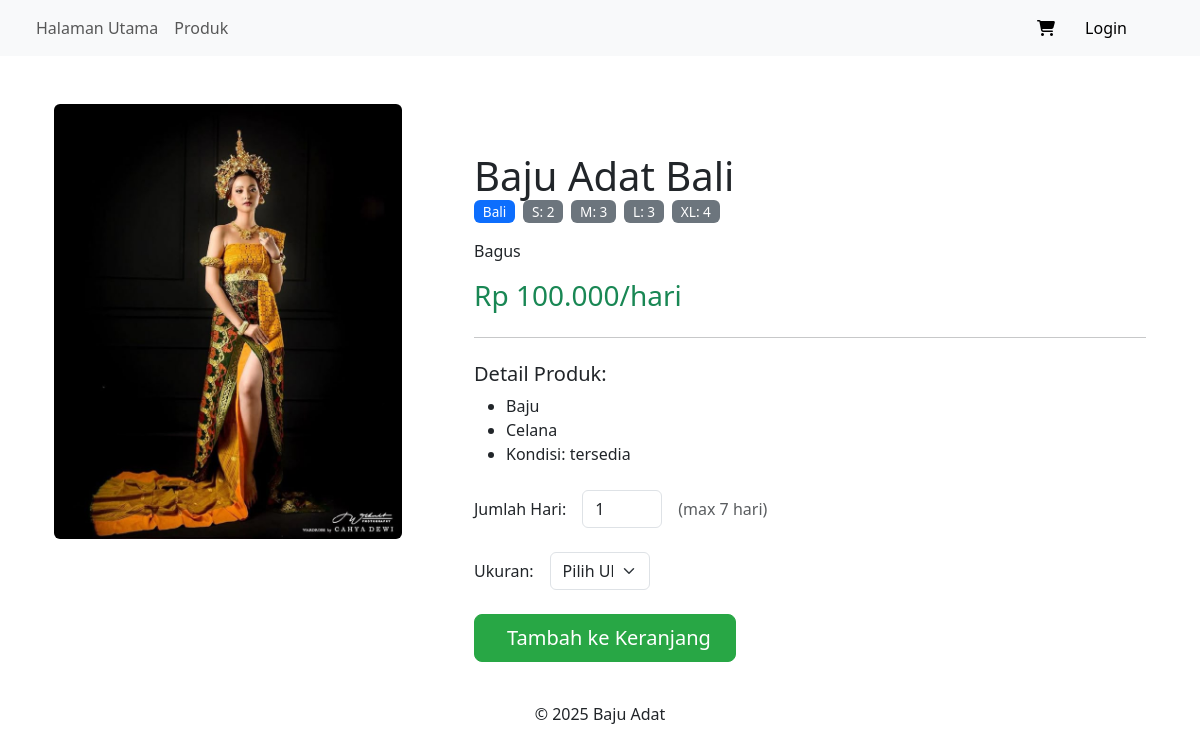
/detail.php?id=8, run on the app's committed database.
### tables this page shows
CREATE TABLE `produk_222145` (
  `produk_id_222145` int(11) NOT NULL,
  `nama_produk_222145` varchar(100) NOT NULL,
  `deskripsi_222145` text DEFAULT NULL,
  `kategori_222145` varchar(50) NOT NULL,
  `harga_sewa_222145` decimal(10,2) NOT NULL,
  `gambar_222145` varchar(255) DEFAULT NULL,
  `kelengkapan_222145` text NOT NULL,
  `status_222145` enum('tersedia','tidak tersedia') DEFAULT 'tersedia'
);

### detail.php (the view, shortened to what this page needs)
<?php
include 'partials/header.php';
$produk_id = $_GET['id'] ?? 0;
$query = "SELECT p.*,
                 GROUP_CONCAT(CONCAT(u.ukuran_222145, ':', u.stok_222145)) AS stok_ukuran
          FROM produk_222145 p
          LEFT JOIN ukuran_produk_222145 u ON p.produk_id_222145 = u.produk_id_222145
          WHERE p.produk_id_222145 = $produk_id
          GROUP BY p.produk_id_222145";
$result = mysqli_query($koneksi, $query);
$produk = mysqli_fetch_assoc($result);
?>
<section class="container mt-5">
    <div class="row">
        <div class="col-md-4">
            <div class="mb-4">
                <img src="admin/bajuadat/<?= htmlspecialchars($produk['gambar_222145'] ?? 'img/kebaya.png') ?>" class="card-img-top img-fluid rounded" alt="<?= htmlspecialchars($produk['nama_produk_222145']) ?>">
            </div>
        </div>
        <div class="col-md-8">
            <div class="mb-4 mt-md-5">
                <div class="card-body ms-md-5">
                    <h1 class="card-title"><?= htmlspecialchars($produk['nama_produk_222145']) ?></h1>
                    <div class="d-flex align-items-center mb-3">
                        <span class="badge bg-primary me-2"><?= htmlspecialchars($produk['kategori_222145']) ?></span>
                        <?php
                        if(!empty($produk['stok_ukuran'])) {
                            $stok_ukuran = explode(",", $produk['stok_ukuran']);
                            foreach($stok_ukuran as $stok) {
                                list($ukuran, $jumlah) = explode(":", $stok);
                                echo "<span class='badge bg-secondary me-2'>$ukuran: $jumlah</span>";
                            }
                        } else {
                            echo "<small class='text-muted'>Stok kosong</small>";
                        }
                        ?>
                    </div>
                    <p class="card-text mt-2">
                        <?= htmlspecialchars($produk['deskripsi_222145']) ?>
                    </p>
                    <div class="mb-4">
                        <h3 class="text-success">Rp <?= number_format($produk['harga_sewa_222145'], 0, ',', '.') ?>/hari</h3>
                    </div>
                    <hr>
                    <h5 class="mt-4">Detail Produk:</h5>
                    <ul>
                        <?php
                        $kelengkapan = explode(",", $produk['kelengkapan_222145']);
                        foreach($kelengkapan as $item):
                            if(trim($item)): ?>
                                <li><?= htmlspecialchars(trim($item)) ?></li>
                            <?php endif;
                        endforeach; ?>
                        <li>Kondisi: <?= htmlspecialchars($produk['status_222145']) ?></li>
                    </ul>
                    <form class="mt-4" method="post">
                        <div class="row g-3 align-items-center">
                            <div class="col-auto">
                                <label for="jumlah" class="col-form-label">Jumlah Hari:</label>
                            </div>
                            <div class="col-auto">
                                <input type="number" class="form-control" id="jumlah" name="jumlah_hari" min="1" max="7" value="1" style="width: 80px;" required>
                            </div>
                            <div class="col-auto">
                                <span class="text-muted">(max 7 hari)</span>
                            </div>
                        </div>
                        <div class="row g-3 align-items-center mt-2">
                            <div class="col-auto">
                                <label for="ukuran" class="col-form-label">Ukuran:</label>
                            </div>
                            <div class="col-auto">
                                <select class="form-select" id="ukuran" name="ukuran" style="width: 100px;" required>
                                    <option value="">Pilih Ukuran</option>
                                </select>
                            </div>
                        </div>
                        <div class="mt-4">
                            <button type="submit" name="add_to_cart" class="btn btn-success btn-lg px-4" <?= (empty($produk['stok_ukuran'])) ? 'disabled' : '' ?>>
                                <i class="bi bi-cart-plus me-2"></i> Tambah ke Keranjang
                            </button>
                        </div>
                    </form>
                </div>
            </div>
        </div>
    </div>
</section>
<?php include 'partials/footer.php'; ?>

### detail.php (style rules this page uses)
.card-img-top { border-radius: 8px 8px 0 0; }
.btn-success { background-color: #28a745; border-color: #28a745; }
.badge { font-size: 0.85rem; padding: 0.35em 0.65em; font-weight: 500; }
.badge.bg-secondary { background-color: #6c757d !important; }

### data on the page
produk_222145: gambar_222145 (picture), nama_produk_222145 "Baju Adat Bali", kategori_222145 "Bali", deskripsi_222145 "Bagus", harga_sewa_222145 "100.000", kelengkapan_222145 "Baju", kelengkapan_222145 "Celana", status_222145 "tersedia"

### other printed values
$ukuran "S"
$jumlah "2"
$ukuran "M"
$jumlah "3"
$ukuran "L"
$ukuran "XL"
$jumlah "4"
